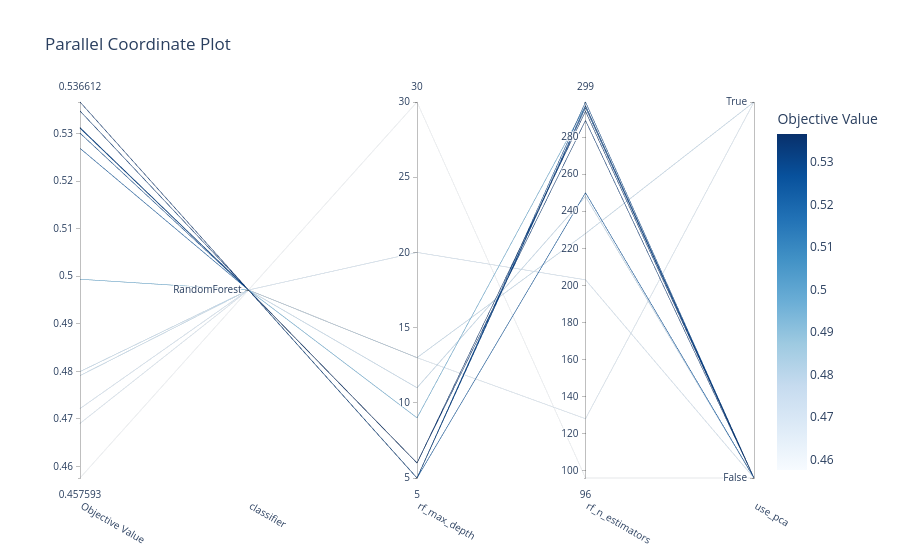

This figure's notebook cell:
### Markdown cell above
### 3. Coordenadas Paralelas (Relación entre variables)

Este gráfico es muy útil para ver visualmente las combinaciones que llevaron a los peores (colores oscuros) y a los mejores (colores amarillos/claros) resultados. 

*Tip: Puedes hacer clic y arrastrar en los ejes verticales para filtrar intentos.*

### Code cell
# Como probamos distintos algoritmos (SVM, Random Forest, etc.), no todos los intentos 
# tienen las mismas "perillas". Optuna deja el gráfico vacío porque no puede dibujar una 
# línea continua para un parámetro que no existe en todos los intentos.

# Para arreglarlo, le diremos que grafique específicamente la relación del clasificador ganador:
ganador = study.best_params['classifier']

parametros_a_graficar = ['classifier', 'use_pca']

if ganador == 'LogisticRegression':
    parametros_a_graficar.append('lr_C')
elif ganador == 'RandomForest':
    parametros_a_graficar.extend(['rf_n_estimators', 'rf_max_depth'])
elif ganador == 'SVM':
    parametros_a_graficar.extend(['svm_C', 'svm_kernel'])
elif ganador == 'XGBoost':
    parametros_a_graficar.extend(['xgb_n_estimators', 'xgb_learning_rate'])
elif ganador == 'LightGBM':
    parametros_a_graficar.extend(['lgb_n_estimators', 'lgb_learning_rate'])

# Generamos el gráfico de coordenadas paralelas solo con las variables que coinciden
plot_parallel_coordinate(study, params=parametros_a_graficar)

### Figure 1 — Plotly figure (JSON) as saved in the notebook; plotly's stock layout.template omitted (floating-point values rounded to 4 significant figures)
{"data": [{"dimensions": [{"label": "Objective Value", "range": [0.4576, 0.5366], "values": [0.4576, 0.4691, 0.5347, 0.5312, 0.5366, 0.5311, 0.5301, 0.5269, 0.4791, 0.48, 0.4994, 0.4722]}, {"label": "classifier", "range": [0, 0], "ticktext": ["RandomForest"], "tickvals": [0], "values": [0, 0, 0, 0, 0, 0, 0, 0, 0, 0, 0, 0]}, {"label": "rf_max_depth", "range": [5, 30], "values": [30, 13, 6, 5, 6, 5, 5, 5, 13, 11, 9, 20]}, {"label": "rf_n_estimators", "range": [96, 299], "values": [96, 128, 289, 297, 294, 296, 299, 250, 228, 248, 297, 203]}, {"label": "use_pca", "range": [0, 1], "ticktext": ["False", "True"], "tickvals": [0, 1], "values": [0, 1, 0, 0, 0, 0, 0, 0, 1, 0, 0, 0]}], "labelangle": 30, "labelside": "bottom", "line": {"color": [0.4576, 0.4691, 0.5347, 0.5312, 0.5366, 0.5311, 0.5301, 0.5269, 0.4791, 0.48, 0.4994, 0.4722], "colorbar": {"title": {"text": "Objective Value"}}, "colorscale": [[0, "rgb(247,251,255)"], [0.125, "rgb(222,235,247)"], [0.25, "rgb(198,219,239)"], [0.375, "rgb(158,202,225)"], [0.5, "rgb(107,174,214)"], [0.625, "rgb(66,146,198)"], [0.75, "rgb(33,113,181)"], [0.875, "rgb(8,81,156)"], [1, "rgb(8,48,107)"]], "reversescale": false, "showscale": true}, "type": "parcoords"}], "layout": {"title": {"text": "Parallel Coordinate Plot"}}}
